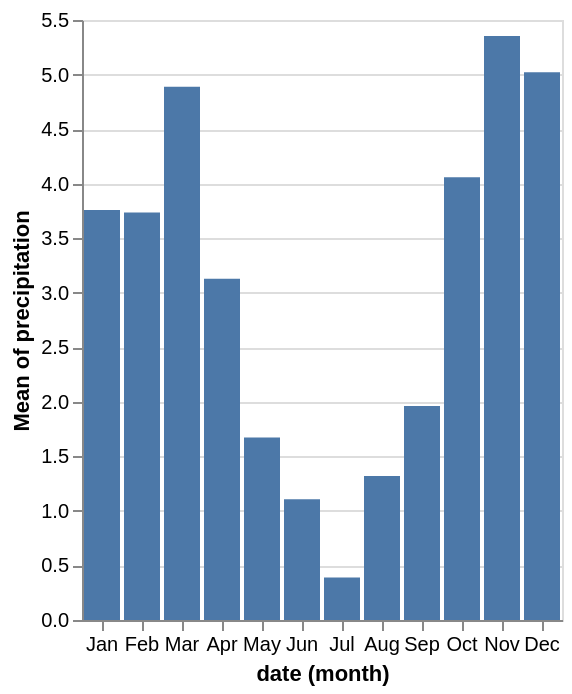

This figure's Vega-Lite source:
### Vega-Lite specification from a JSON file in a GitHub repository (floating-point values rounded to 4 significant figures; data arrays with more than 128 entries replaced by an {"elided": "..."} marker saying what was removed)
{"$schema": "https://vega.github.io/schema/vega-lite/v4.json", "data": {"values": {"elided": "1461 records"}}, "mark": "bar", "encoding": {"x": {"timeUnit": "month", "field": "date", "type": "ordinal"}, "y": {"aggregate": "mean", "field": "precipitation"}}}
